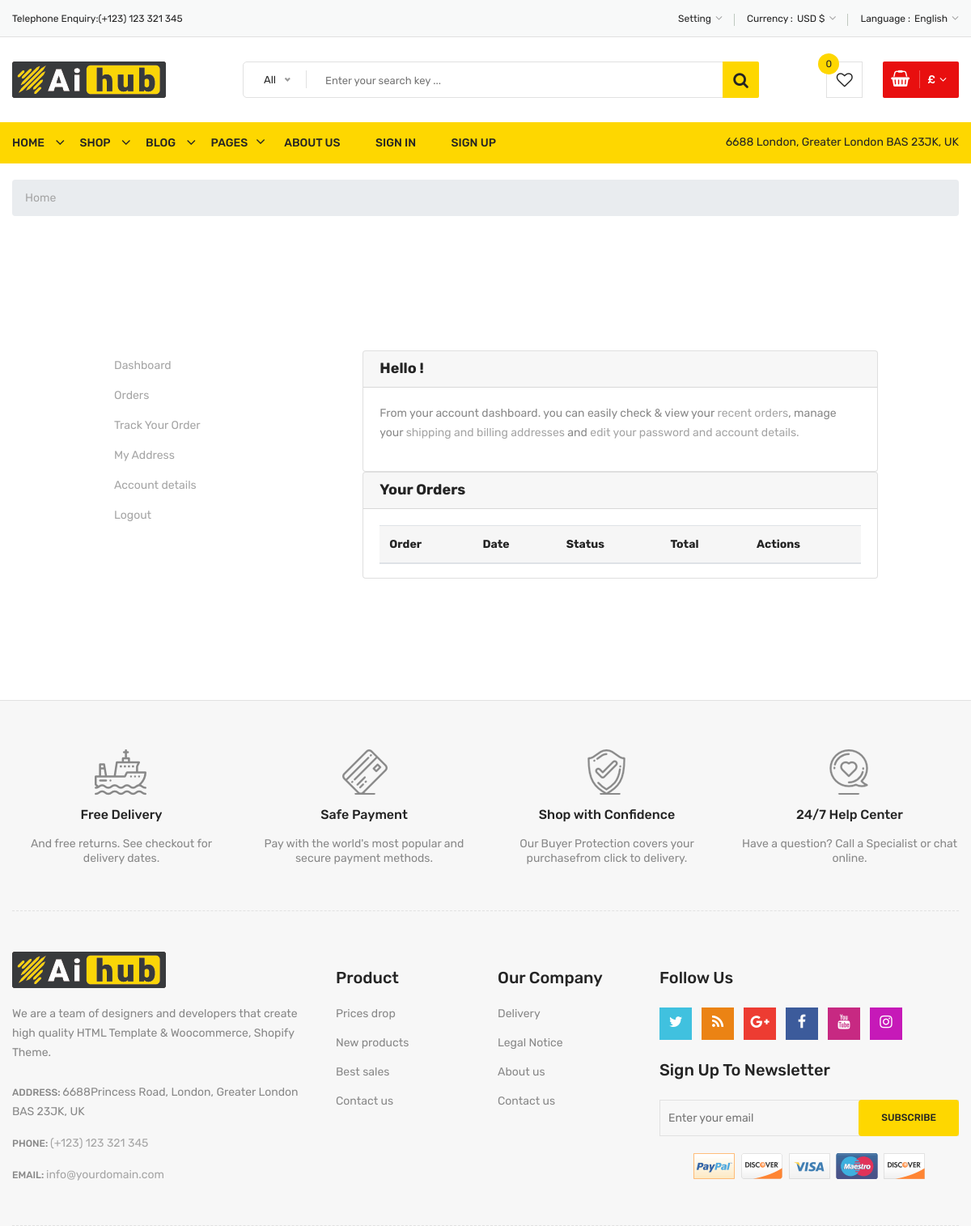
Before: /accounts/update/13/ with the older database file.
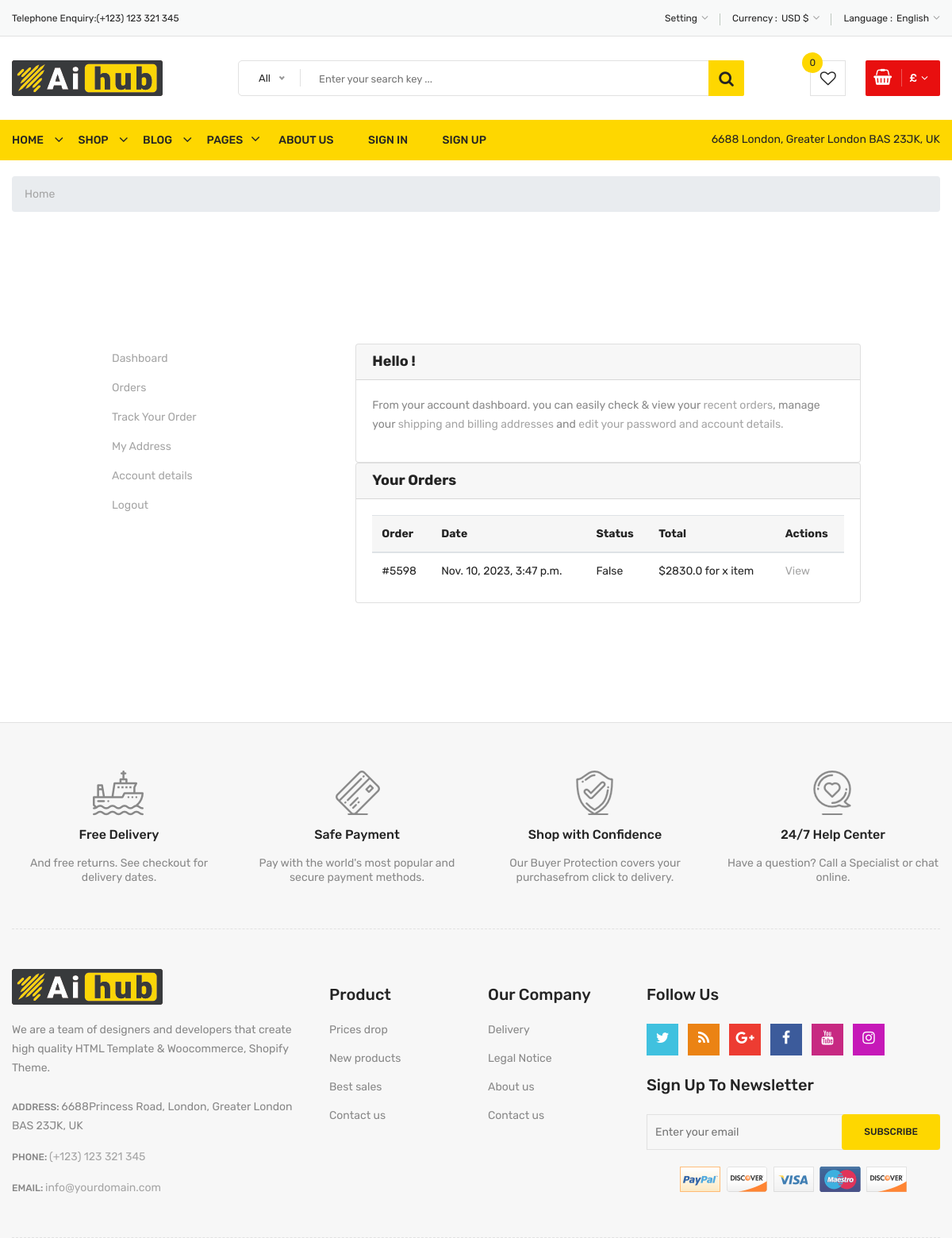
After: the same page with the newer database file.
### cart/models.py (models this page shows)
class Cart_Order(models.Model):
    user=models.ForeignKey(User,on_delete=models.CASCADE)
    total_amnt=models.FloatField()
    paid_status=models.BooleanField(default=False)
    order_at=models.DateTimeField(auto_now_add=True)
    order_no=models.CharField(max_length=200,blank=True,null=True)
    def __str__(self):
      return self.user.username

### accounts/views.py (the view)
# urls.py: path('update/<int:id>/',update_prof,name='update_profpp'),
def update_prof(request,id):
    pp=Cart_Order.objects.filter(user=id)
    print(pp)
    return render (request,'accounts/profile.html',locals())

### templates/accounts/profile.html (shortened to what the changed rows need)
{% extends 'home/base.html' %}
{% load static %}
{% block body %}
<main class="main">
    <section class="pt-150 pb-150">
        <div class="container">
            <div class="row">
                <div class="col-lg-10 m-auto">
                    <div class="row">
                        <div class="col-md-8">
                            <div class="tab-content dashboard-content">
                                <div class="tab-pane fade active show" id="dashboard" role="tabpanel" aria-labelledby="dashboard-tab">
                                    <div class="card">
                                        <div class="card-bodyy">
                                            <div class="table-responsiveee">
                                                <table class="table">
                                                    <thead>
                                                        <tr>
                                                            <th>Order</th>
                                                            <th>Date</th>
                                                            <th>Status</th>
                                                            <th>Total</th>
                                                            <th>Actions</th>
                                                        </tr>
                                                    </thead>
                                                        {% for i in pp %}
                                                    <tbody>
                                                        <tr>
                                                            <td>#{{i.order_no}}</td>
                                                            <td>{{i.order_at}}</td>
                                                            <td>{{i.paid_status}}</td>
                                                            <td>${{i.total_amnt}} for x item</td>
                                                            <td><a href="{% url 'order_details' i.id %}" class="btn-small d-block">View</a></td>
                                                        </tr>
                                                    </tbody>
                                                        {% endfor %}
                                                </table>
                                            </div>
                                        </div>
                                    </div>
                                </div>
                            </div>
                        </div>
                    </div>
                </div>
            </div>
        </div>
    </section>
</main>
{% endblock %}

Changed rows visible on the page:
added Cart_Order: order_no "5598", order_at "Nov. 10, 2023, 3:47 p.m.", paid_status "False", total_amnt "2830.0"
